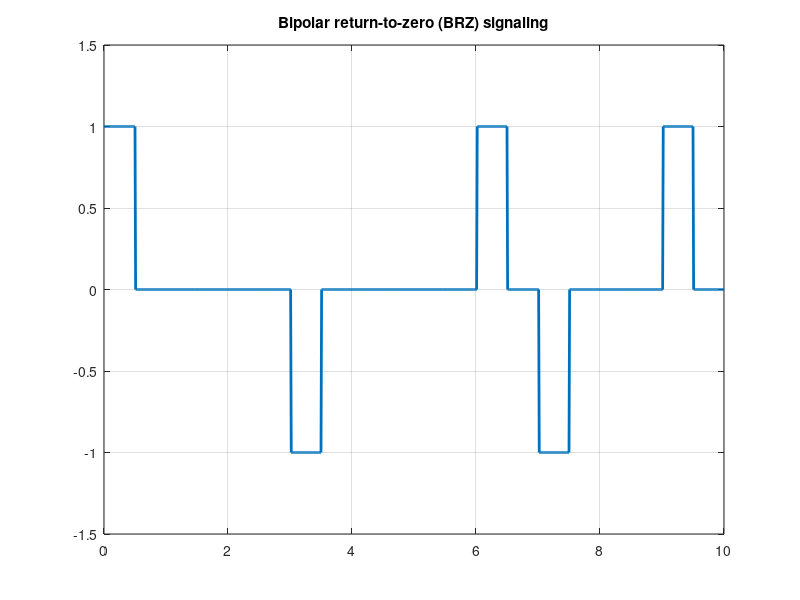

MATLAB code for this plot:
%Bipolar Return to Zero Signaling 
clc;
clear all;
close all;
N=10; 
n=randi([0,1],1,N) 
%Binary to Bipolar Conversion
f=1;
for m=1:N
 if n(m)==1
 if f==1
 nn(m)=1;
 f=-1;
 else
 nn(m)=-1;
 f=1;
 end
 else
 nn(m)=0;
 end
end
nn
%Bipolar RZ Pulse Shaping
i=1;
a=0;
b=0.5;  
t=0:0.01:length(n);
for j=1:length(t)
 if t(j)>=a && t(j)<=b 
 y(j)=nn(i); 
 elseif t(j)>b && t(j)<=i 
 y(j)=0; 
 else
 i=i+1; 
 a=a+1; 
 b=b+1; 
 end
 end
 plot(t,y,'lineWidth', 2);
 axis([0,N,-1.5,1.5]);
 grid on;
 title('Bipolar return-to-zero (BRZ) signaling');